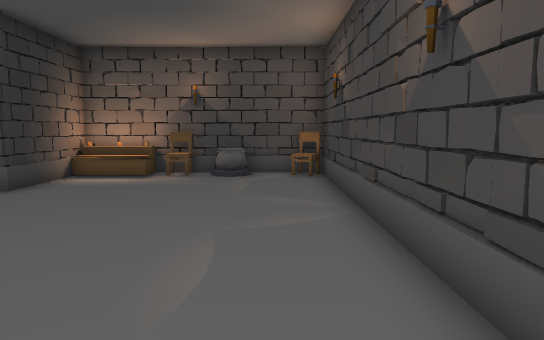
view 1 (above)

13 first-person views from a walk through a scene from a Unity 3-D project. The camera is 1.4 m above the floor, tilts 6° down and sees 70° across. The floor is counted in squares, 1 m on a side. Each view is taken from the middle of a square. On the plan, view 1 faces up. The plan holds only what a view shows up to about 16 squares ahead; the rest is blank. The player is left out. Door leaves are left out, so doorways stand open.

view 2
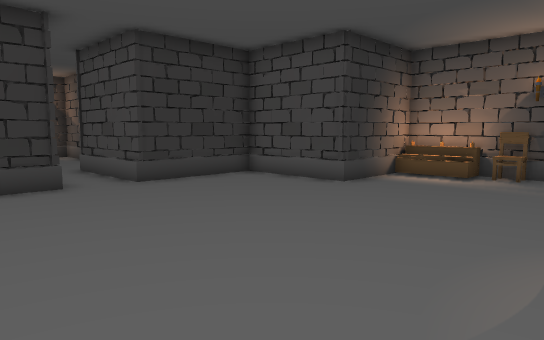

view 3
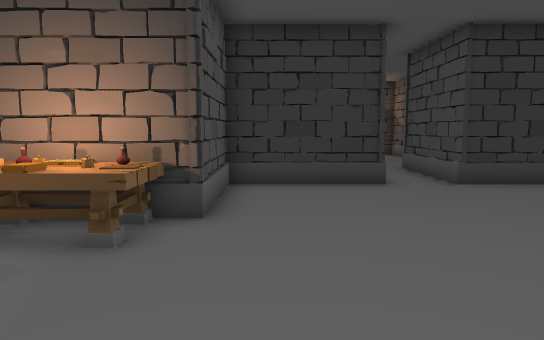

view 4
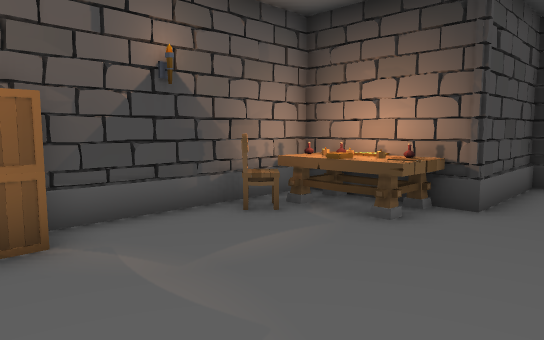

view 5
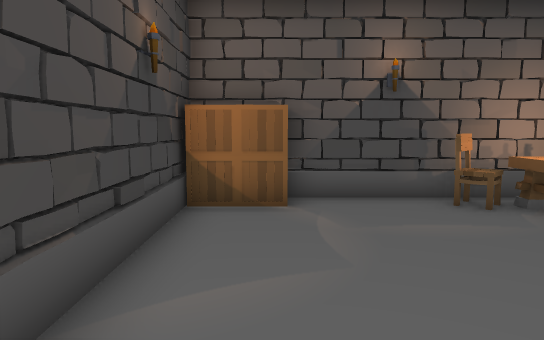

view 6
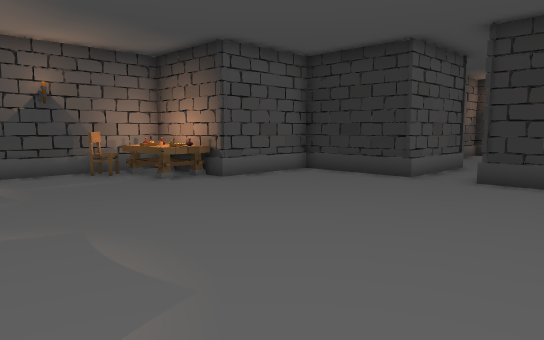

view 7
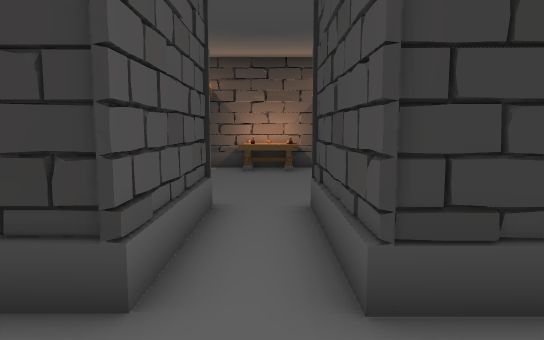

view 8
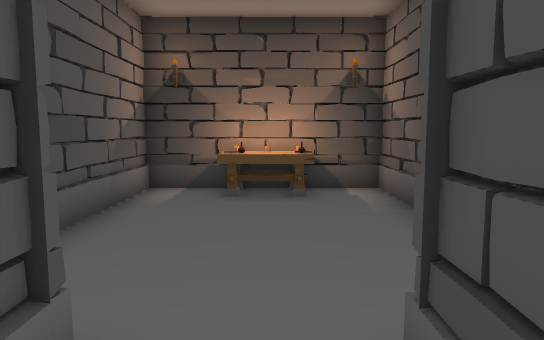

view 9
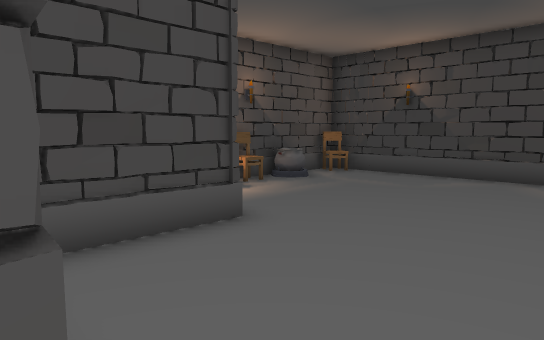

view 10
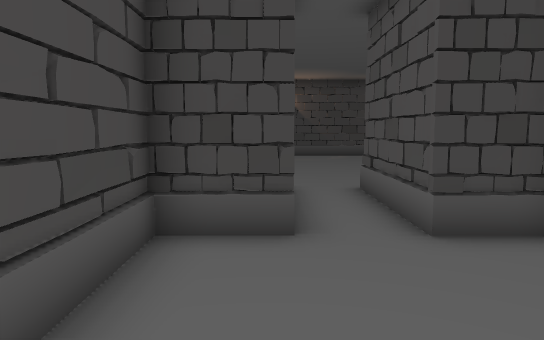

view 11
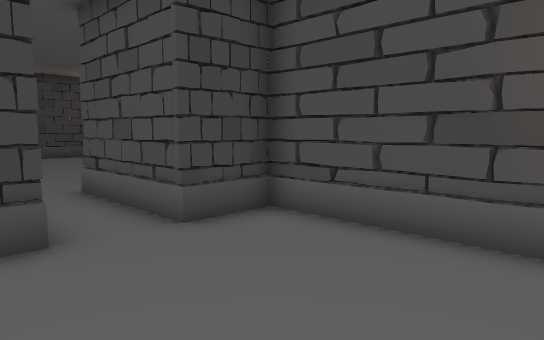

view 12
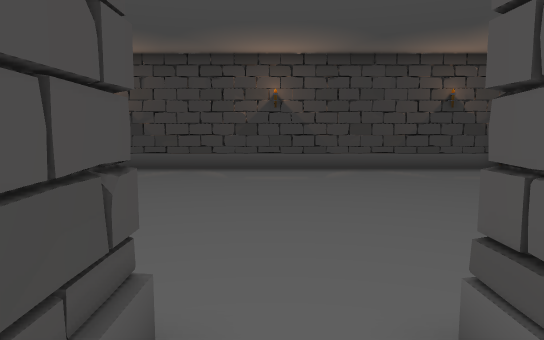

view 13
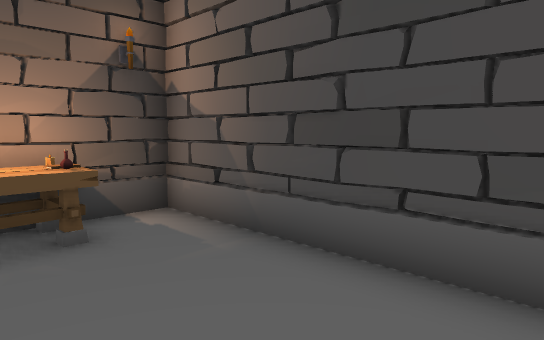

### Floor plan
Points are (right, up) in squares from view 1. A wall is a line through its corners. A room is listed if a view was taken in it or the views show most of it. See-through windows are left out.
Room 1 (views 1, 2, 3, 4, 5, 6, 7, 8, 9, 12)
walls: (-6.1, -3.6) (-6.1, -5) (-0.3, -5); (1.7, 11.5) (1.6, 12.6) (-6.1, 12.6) (-6.1, 8.7) (-9.9, 8.7) (-9.9, 4.8) (-13.9, 4.8); (1.6, -4.6) (1.6, 12.6); (-13.9, 2.8) (-9.9, 2.8) (-9.9, -1.2) (-6.1, -1.2) (-6.1, -2.4)
ways out: open door at (-14, 3.5) to room 2
objects: table (-6, -4) to (-5, -2); chair (-4, -4) to (-3, -4); other object (-4, 12); chair (-3, 12); pot (-2, 12) to (-1, 12); box (0, -4); box (1, -4); chair (1, 12)
Room 2 (views 10, 11, 13)
walls: (-13.9, 4.8) (-13.9, 6.6) (-14.5, 6.7); (-21.3, 6.6) (-21.3, 1) (-13.9, 1) (-13.9, 2.8); (-13.9, 6.6) (-21.3, 6.6)
ways out: open door at (-14, 3.5) to room 1
objects: table (-21, 3) to (-20, 5)

Where each view was taken, in squares from view 1:
view 1: 0 up, 0 right, facing up
view 2: 0 up, 0 right, facing up-left
view 3: 0 up, 0 right, facing left
view 4: 1 up, 1 right, facing down-left
view 5: 3 up, 0 right, facing down
view 6: 8 up, 1 right, facing down-left
view 7: 4 up, 7 left, facing left
view 8: 4 up, 12 left, facing left
view 9: 4 up, 10 left, facing up-right
view 10: 5 up, 19 left, facing right
view 11: 6 up, 19 left, facing down-right
view 12: 4 up, 12 left, facing right
view 13: 3 up, 15 left, facing up-left
